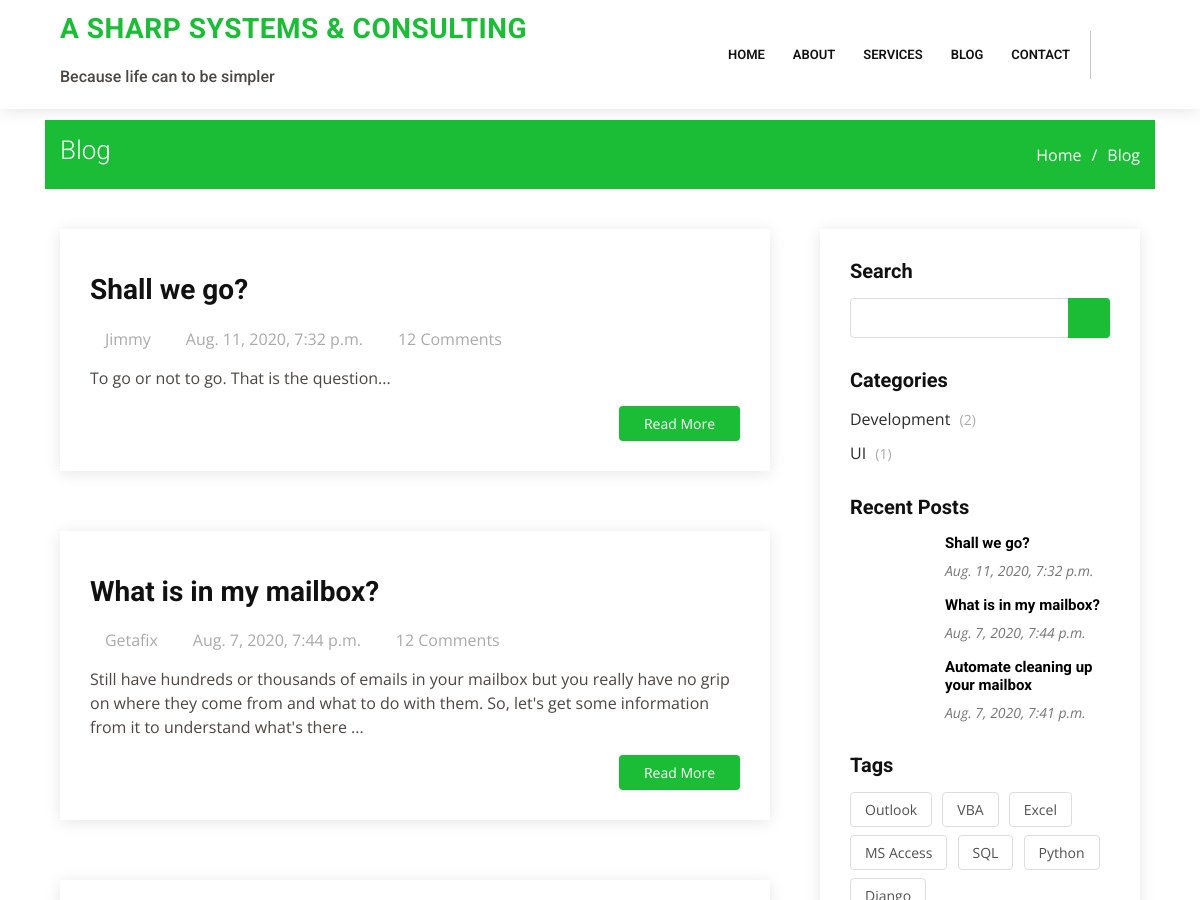
Before: /blog (upper part) with the older database file.
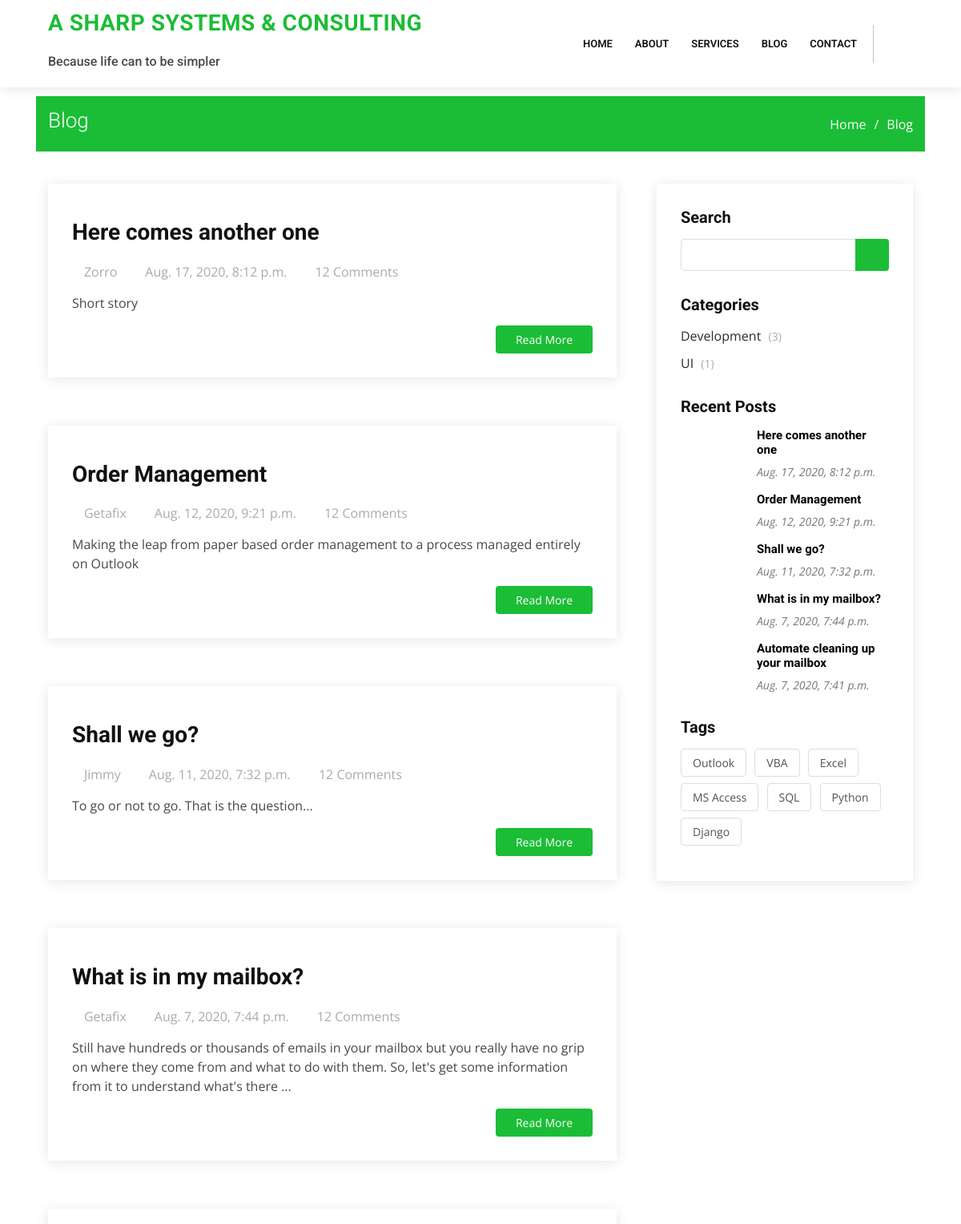
After: the same page with the newer database file.
### lcore/models.py (models this page shows)
class Article(models.Model):
    author = models.CharField(max_length=100, unique=False)
    caption = models.CharField(max_length=50, unique=False)
    extract = models.CharField(max_length=300)
    story = models.TextField(blank=False)
    date_added = models.DateTimeField(auto_now=False, auto_now_add=True)
    draft = models.BooleanField(default=True)
    visible = models.BooleanField(default=True)
    tags = models.ManyToManyField(Tag, blank=True)
    category = models.ManyToManyField(Category, blank=True)
    image_file = models.FileField(upload_to='blog_image', blank=True, null=True)
    article_file = models.FileField(upload_to='blog_article', blank=True, null=True)
    project = models.BooleanField(default=False)
    objects = ArticleManager()
    class Meta:
        ordering = ['-date_added']
    def __str__(self):
        return self.caption.title()

class Tag(models.Model):
    tag = models.CharField(max_length=30, unique=True)
    active = models.BooleanField(default=True)
    objects = TagManager()
    def __str__(self):
        return self.tag.title()

### lcore/views.py (the view)
# urls.py: path('blog', blog, name='blog'),
def blog(request):
    template = "blog.html"
    active_articles = Article.objects.visible()
    recent_articles = Article.objects.recent_five()
    active_tags = Tag.objects.active()  # change to used
    with connection.cursor() as cursor:
        sql = ("Select C.name, count(C.name) as cat_count from lcore_article_category as JJ inner join"
               " lcore_category C on JJ.category_id = C.id group by name;")
        print(sql)
        cursor.execute(sql)
        columns = [col[0] for col in cursor.description]
        category_count = [
            dict(zip(columns, row))
            for row in cursor.fetchall()
        ]
    page = request.GET.get('page', 1)
    paginator = Paginator(active_articles, 5)
    try:
        article_page = paginator.page(page)
    except PageNotAnInteger:
        article_page = paginator.page(1)
    except EmptyPage:
        article_page = paginator.page(paginator.num_pages)
    local_context = {
        'articles': article_page,
        'recent_articles': recent_articles,
        'active_tags': active_tags,
        'category_count': category_count
    }
    context = {**get_base_context(), **local_context}
    print(context)
    return render(request, template, context)

### lcore/models.py (called while the page is built)
    def visible(self):
        qs = super(ArticleManager, self).filter(draft=False).filter(visible=True)
        return qs

    def recent_five(self):
        qs = super(ArticleManager, self).filter(draft=False).filter(visible=True).order_by('-date_added')[:5]
        return qs

    def top_five(self):
        qs = super(ServicesManager, self).order_by('priority')[:5]
        return qs

    def active(self):
        qs = super(TagManager, self).filter(active=True)
        return qs

    def __str__(self):
        return self.service.title()

### lcore/views.py (called while the page is built)
def get_base_context():
    service_list = Services.objects.top_five()
    company = Reference.objects.get(primary=1)
    co_name = company.company
    co_addr = company.address
    co_country = company.country
    co_phone = company.phone
    co_email = company.email
    print(co_name)
    return {'service_list': service_list,
            'co_name': co_name,
            'co_addr': co_addr,
            'co_country': co_country,
            'co_phone': co_phone,
            'co_email': co_email,
            }

### sweb/utils/context_processors.py (called while the page is built)
def settings_context(_request):
    return {"DEBUG": settings.DEBUG}

### templates/blog.html (shortened to what this page needs)
{% extends "base.html" %}
{% block content %}
{% load static %}
  <main id="main">
  <br>
  <section id="breadcrumbs" class="breadcrumbs">
    <div class="container">
      <div class="d-flex justify-content-between align-items-center">
        <h2>Blog</h2>
        <ol>
          <li><a href="index.html">Home</a></li>
          <li>Blog</li>
        </ol>
      </div>
    </div>
  </section>
  <section id="blog" class="blog">
    <div class="container">
      <div class="row">
        <div class="col-lg-8 entries">
          {% for art in articles %}
          <article class="entry" data-aos="fade-up">
            <div class="entry-img">
            </div>
            <h2 class="entry-title">
              <a href="{% url 'lcore:blog_item' pk=art.id %}">{{art.caption}}</a>
            </h2>
            <div class="entry-meta">
              <ul>
                <li class="d-flex align-items-center"><i class="icofont-user"></i> {{art.author}}</li>
                <li class="d-flex align-items-center"><i class="icofont-wall-clock"></i> <time datetime="2020-01-01">{{art.date_added}}</time></li>
                <li class="d-flex align-items-center"><i class="icofont-comment"></i> 12 Comments</li>
              </ul>
            </div>
            <div class="entry-content">
              <p>
                {{art.extract}}</p>
              <div class="read-more">
                <a href="{% url 'lcore:show_pdf' pk=art.id %}">Read More</a>
              </div>
            </div>
          </article>
          {% endfor %}
  </div>
  <div class="col-lg-4">
    <div class="sidebar" data-aos="fade-left">
      <h3 class="sidebar-title">Search</h3>
      <div class="sidebar-item search-form">
        <form action="">
          <input type="text">
          <button type="submit"><i class="icofont-search"></i></button>
        </form>
      </div>
      <h3 class="sidebar-title">Categories</h3>
      <div class="sidebar-item categories">
        {% if category_count %}
        <ul>
          {% for c in category_count %}
          <li><a href="#">{{c.name}} <span>({{c.cat_count}})</span></a></li>
          {% endfor %}
        </ul>
        {% endif %}
      </div>
      <h3 class="sidebar-title">Recent Posts</h3>
      <div class="sidebar-item recent-posts">
        {% if recent_articles %}
        {% for a in recent_articles %}
        <div class="post-item clearfix">
          <h4><a href="{% url 'lcore:blog_item' pk=a.id %}">{{ a.caption }}</a></h4>
          <time datetime="2020-01-01">{{ a.date_added }}</time>
        </div>
        {% endfor %}
        {% else %}
          <h4>Nothing yet</h4>
        {% endif %}
      </div>
            <h3 class="sidebar-title">Tags</h3>
            <div class="sidebar-item tags">
              {% if active_tags %}
              <ul>
                {% for t in active_tags %}
                  <li><a href="#">{{ t.tag }}</a></li>
                {% endfor %}
              </ul>
              {% endif %}
            </div>
          </div>
        </div>
      </div>
    </div>
  </section>
  </main>
{% endblock content %}

Changed rows visible on the page:
added Article: caption "Here comes another one", author "Zorro", date_added "Aug. 17, 2020, 8:12 p.m.", extract "Short story"
added Article: caption "Order Management", author "Getafix", date_added "Aug. 12, 2020, 9:21 p.m.", extract "Making the leap from paper based order management to a process managed entirely on Outlook"
now on this page (row unchanged): Tag: tag "Django"
Other visible differences:
new list line: "Development ( 3 )"
list line gone: "Development ( 2 )"
